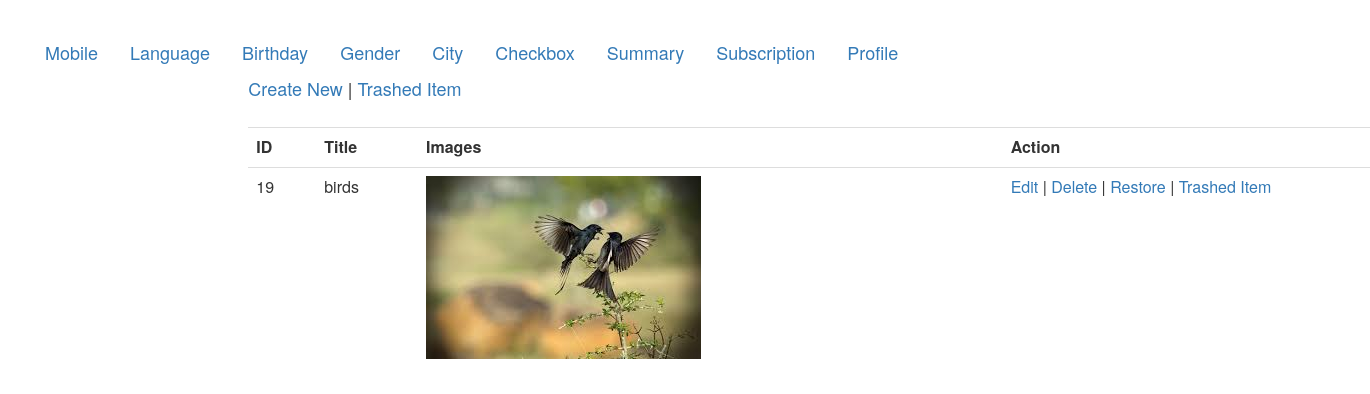
/views/ALL_CRUD/ProfilePic/view.php?id=19, run on the app's committed database.
### tables this page shows
CREATE TABLE `profiles` (
  `id` int(11) NOT NULL,
  `title` varchar(255) NOT NULL,
  `profile_pic` varchar(255) NOT NULL,
  `created_at` datetime NOT NULL,
  `updated_at` datetime DEFAULT NULL,
  `deleted_at` datetime DEFAULT NULL
);

### src/ALL_CRUD/ProfilePic/ProfilePic.php (called while the page is built, shortened)
<?php
class ProfilePic {
    public $db='';
    public function __construct() {
        $this->db=  mysqli_connect("localhost","root","fazil142","atomicproject");
    }
    public function view($data=''){
        $this->id=$data['id'];
        $query="select * from profiles where id=".$this->id;
        $result=  mysqli_query($this->db, $query);
        $row=  mysqli_fetch_assoc($result);
        return $row;
    }
}

### views/ALL_CRUD/ProfilePic/view.php (the view, shortened to what this page needs)
<!DOCTYPE html>
<html>
    <head>
        <link rel="stylesheet" type="text/css" href="../../../css/bootstrap.min.css">
        <link rel="stylesheet" type="text/css" href="../../../css/style.css">
    </head>
    <body>
        <div>
            <ul class="nav nav-pills ">
  <li role="presentation"><a href="../../../views/ALL_CRUD/Mobile/index.php">Mobile</a></li>
  <li role="presentation"><a href="../../../views/ALL_CRUD/Language/index.php">Language</a></li>
  <li role="presentation"><a href="../../../views/ALL_CRUD/Birthday/index.php">Birthday</a></li>
  <li role="presentation"><a href="../../../views/ALL_CRUD/Gender/index.php">Gender</a></li>
  <li role="presentation"><a href="../../../views/ALL_CRUD/City/index.php">City</a></li>
  <li role="presentation"><a href="../../../views/ALL_CRUD/Checkbox/index.php">Checkbox</a></li>
  <li role="presentation"><a href="../../../views/ALL_CRUD/Summary/index.php">Summary</a></li>
  <li role="presentation"><a href="../../../views/ALL_CRUD/Subscription/index.php">Subscription</a></li>
  <li role="presentation"><a href="index.php">Profile</a></li>
</ul>
        </div>
    </body>
</html>
<?php
    $profile=new ProfilePic();
    $val=$profile->view($_GET);
?>
<Ul class="nav nav-pills col-md-10 col-md-offset-2 " style="font-size:18px">
    <a href="create.php">Create New</a> |
    <a href="trashed.php">Trashed Item</a>
    <br><br>
</Ul>
<table class="table col-md-10 col-md-offset-2" style="font-size: 16px">
    <tr>
        <th>ID</th>
        <th>Title</th>
        <th>Images</th>
        <th>Action</th>
    </tr>
    <tr>
        <td><?php echo $val['id'];?></td>
        <td><?php echo $val['title'];?></td>
        <td><img src="<?php echo "../../../images/".$val['profile_pic'];?>"></td>
        <td>
            <a href="edit.php?id=<?php echo $val['id'];?>">Edit</a> |
            <a href="delete.php?id=<?php echo $val['id'];?>">Delete</a> |
            <a href="restore.php?id=<?php echo $val['id'];?>">Restore</a>  |
            <a href="trashed.php?id=<?php echo $val['id'];?>">Trashed Item</a>
        </td>
    </tr>
</table>

### css/style.css (style rules this page uses)
body { margin:30px; }
div ul li a { font-size: 18px }

### data on the page
profiles: id "19", title "birds", profile_pic (picture)
